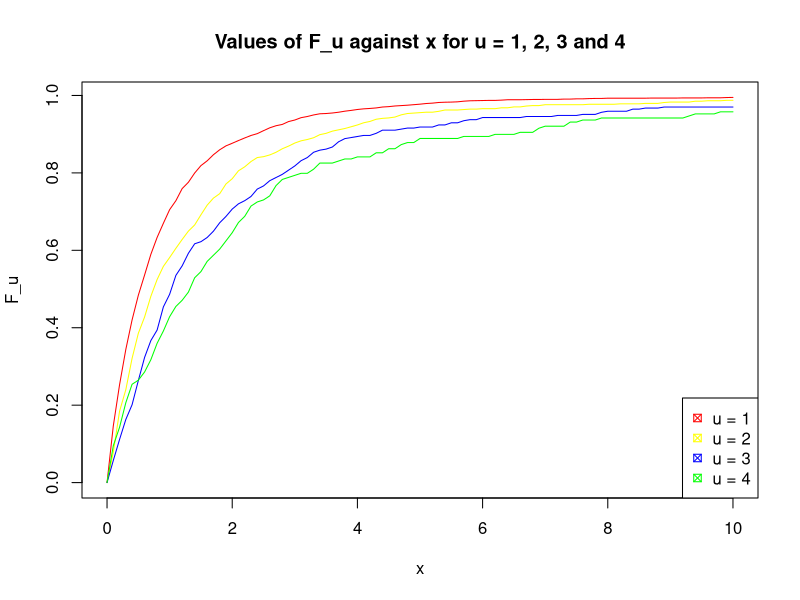

Generate this figure with R:
rpareto = function(n, alpha, lambda) {
  rp = lambda * ((1 - runif(n))^(-1/alpha) - 1)
  rp}

#part (i)
set.seed (123)

A_vec = rpareto(n = 25000, alpha = 3, lambda = 1)

head(A_vec, 8)

#part (ii)
A_exceed_u = function(A, u){
  E = pmax(A - u, 0) 
  output = E[E!=0]
  output}

head(A_exceed_u(A = A_vec, u = 1), 8)


#part(iii)
F_u = function(A_greater_than_u) {
  y = vector(length = 101)
  for (i in 1:101) {
    y[i] = length(A_greater_than_u[A_greater_than_u <= 0.1 * (i-1)]) / length(A_greater_than_u) 
  }
  y}

head(F_u(A_exceed_u(A = A_vec, u = 1)), 8)


#part(iv)
x = seq(from = 0, to = 10, by = 0.1)

plot(x, F_u(A_greater_than_u = A_exceed_u(A = A_vec, u = 1)), type = "l", main = "Values of F_u against x for u = 1, 2, 3 and 4", col = "red", ylab = "F_u")

lines(x, F_u(A_greater_than_u = A_exceed_u(A = A_vec, u = 2)), col = "yellow")
lines(x, F_u(A_greater_than_u = A_exceed_u(A = A_vec, u = 3)), col = "blue")
lines(x, F_u(A_greater_than_u = A_exceed_u(A = A_vec, u = 4)), col = "green")

legend("bottomright", legend = c("u = 1", "u = 2", "u = 3", "u = 4"), col = c("red", "yellow", "blue", "green"), pch = 7)
